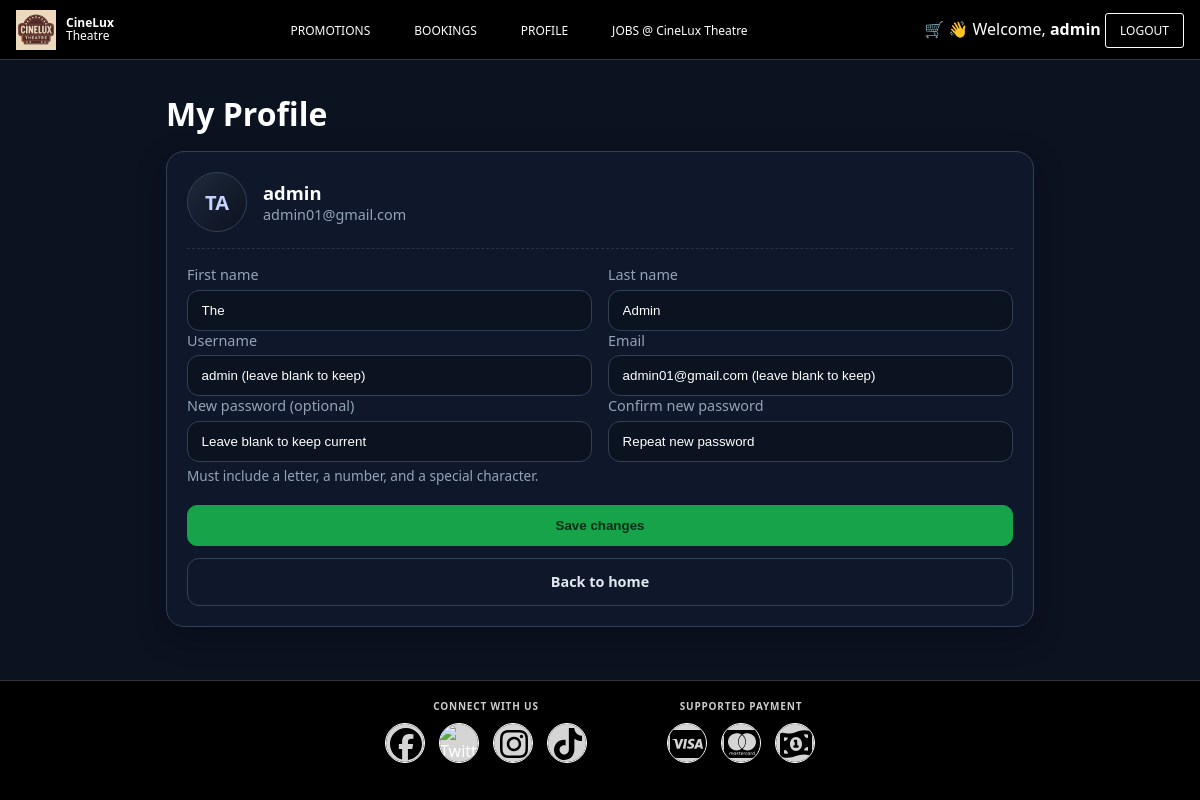
The app's page /profile.php (signed in) with its own data.
### tables this page shows
CREATE TABLE `users` (
  `UserID` int(10) UNSIGNED NOT NULL,
  `FirstName` char(40) DEFAULT NULL,
  `LastName` char(40) DEFAULT NULL,
  `Username` varchar(20) NOT NULL,
  `Email` varchar(40) NOT NULL,
  `UserPassword` varchar(40) NOT NULL,
  `isAdmin` tinyint(1) NOT NULL
);

### profile.php (the view, shortened to what this page needs)
<?php
include __DIR__ . '/dbconnect.php';
$userId = (int)$_SESSION['user_id'];
function e($s){ return htmlspecialchars((string)$s, ENT_QUOTES, 'UTF-8'); }
$me = ['FirstName'=>'','LastName'=>'','Username'=>'','Email'=>''];
if ($stmt = $dbcnx->prepare("SELECT FirstName, LastName, Username, Email FROM users WHERE UserID = ? LIMIT 1")) {
  $stmt->bind_param('i', $userId);
  $stmt->execute();
  $stmt->bind_result($me['FirstName'], $me['LastName'], $me['Username'], $me['Email']);
}
?>
<!DOCTYPE html>
<html lang="en">
<head>
  <link rel="stylesheet" href="styles.css"/>
</head>
<body>
  <header>
    <div id="wrapper">
      <div class="container header_bar">
        <a class="brand" href="index.php">
          <span class="brand_logo">
            <img src="./images/cinema_logo.png" alt="Cinema Logo" >
          </span>
          <span class="brand_text">
            <strong>CineLux</strong><br />
            <span>Theatre</span>
          </span>
        </a>
        <div id="main_nav">
          <nav>
            <ul>
              <li><a href="promotions.php">PROMOTIONS</a></li>
              <li><a href="bookings.php">BOOKINGS</a></li>
              <li><a href="profile.php">PROFILE</a></li>
              <li><a href="jobs.php">JOBS @ CineLux Theatre</a></li>
            </ul>
          </nav>
        </div>
        <div>
          <?php if (isset($_SESSION['sess_user'])): ?>
            <span class="welcome_text">
              <a href="cart.php" style="text-decoration: none;">
              🛒
              </a>
              👋 Welcome, <strong><?= e($_SESSION['sess_user']) ?></strong>
            </span>
            <a class="btn btn_ghost" href="logout.php">LOGOUT</a>
          <?php else: ?>
            <a class="btn btn_ghost" href="login-main.php">LOGIN</a>
          <?php endif; ?>
        </div>
      </div>
    </div>
  </header>
  <main>
    <div class="profile-wrap">
      <h1 class="page-title">My Profile</h1>
      <div class="card">
        <div class="card-header">
          <div class="avatar" aria-hidden="true">
            <?php
              $initials = strtoupper(substr($me['FirstName'] ?: $me['Username'],0,1).substr($me['LastName'] ?: '',0,1));
              echo e(trim($initials) ?: 'U');
            ?>
          </div>
          <div>
            <div style="font-size:1.15rem;font-weight:800;color:#fff;"><?= e($me['Username']) ?></div>
            <div class="subtle"><?= e($me['Email']) ?></div>
          </div>
        </div>
        <form method="post" novalidate>
          <div class="grid two">
            <div>
              <label for="first_name">First name</label>
              <input id="first_name" name="first_name" type="text" maxlength="40"
                     placeholder="<?= e($me['FirstName'] ?: 'Leave blank to keep') ?>">
            </div>
            <div>
              <label for="last_name">Last name</label>
              <input id="last_name" name="last_name" type="text" maxlength="40"
                     placeholder="<?= e($me['LastName'] ?: 'Leave blank to keep') ?>">
            </div>
          </div>
          <div class="grid two">
            <div>
              <label for="username">Username</label>
              <input id="username" name="username" type="text" maxlength="20"
                     placeholder="<?= e($me['Username']) ?> (leave blank to keep)">
            </div>
            <div>
              <label for="email">Email</label>
              <input id="email" name="email" type="email" maxlength="40"
                     placeholder="<?= e($me['Email']) ?> (leave blank to keep)">
            </div>
          </div>
          <div class="grid two">
            <div>
              <label for="password">New password (optional)</label>
              <input id="password" name="password" type="password" maxlength="40"
                     placeholder="Leave blank to keep current">
              <div class="hint">Must include a letter, a number, and a special character.</div>
            </div>
            <div>
              <label for="password_confirm">Confirm new password</label>
              <input id="password_confirm" name="password_confirm" type="password" maxlength="40"
                     placeholder="Repeat new password">
            </div>
          </div>
          <div class="actions">
            <button type="submit" class="btn-main">Save changes</button>
            <a class="btn-ghost" href="index.php">Back to home</a>
          </div>
        </form>
      </div>
    </div>
  </main>
<footer class="site_footer">
  <div class="container footer_panels">
    <div class="footer_panel left">
      <div class="panel_title">CONNECT WITH US</div>
<ul class="icon_list" aria-label="Social links">
  <li>
    <a class="icon_btn">
      <img src="./images/fb.svg" alt="Facebook" >
    </a>
  </li>
  <li>
    <a class="icon_btn" aria-label="Twitter / X">
      <img src="./images/x.svg" alt="Twitter | X">
    </a>
  </li>
  <li>
    <a class="icon_btn" aria-label="Instagram">
      <img src="./images/instagram.svg" alt="Instagram">
    </a>
  </li>
  <li>
    <a class="icon_btn" aria-label="TikTok">
      <img src="./images/tiktok.svg" alt="TikTok">
    </a>
  </li>
</ul>
    </div>
    <div class="footer_panel right">
      <div class="panel_title">SUPPORTED PAYMENT</div>
<ul class="icon_list" aria-label="Payment">
  <li>
    <a href="#" class="icon_btn">
      <img src="./images/visa.svg" alt="visa" >
    </a>
  </li>
  <li>
    <a href="#" class="icon_btn" aria-label="mastercard">
      <img src="./images/mastercard.svg" alt="mastercard">
    </a>
  </li>
  <li>
    <a href="#" class="icon_btn" aria-label="cash">
      <img src="./images/cash.svg" alt="cash">
    </a>
  </li>
</ul>
    </div>
  </div>
</footer>
</body>
</html>

### styles.css (style rules this page uses)
:root { --header-h: 60px; --footer-h: 120px; }
*, *::before, *::after { box-sizing: border-box; }
html, body { margin: 0; padding: 0; }
body { font-family: system-ui, -apple-system, Segoe UI, Roboto, Arial, sans-serif; color: #fff; background: #000; padding-top: var(--header-h); padding-bottom: var(--footer-h); }
.container { max-width: 1200px; padding-inline: 16px; margin-inline: auto; }
#wrapper { position: fixed; top: 0; left: 0; right: 0; height: var(--header-h); z-index: 1000; background: #000; border-bottom: 1px solid #333; }
.header_bar { display: grid; grid-template-columns: auto 1fr auto; align-items: center; gap: 16px; min-height: var(--header-h); }
.brand { display: grid; grid-template-columns: 40px auto; gap: 10px; align-items: center; color: inherit; text-decoration: none; }
.brand_logo { display: grid; place-items: center; width: 40px; height: 40px; }
.brand_logo img { height: 40px; width: auto; display: inline-block; vertical-align: middle; }
.brand_text { line-height: 1.05; font-size: 12px; }
#main_nav ul { list-style: none; display: flex; gap: 28px; padding: 0; margin: 0; justify-content: center; }
#main_nav a { display: inline-block; padding: 6px 8px; font-size: 12px; color: #fff; text-decoration: none; border-radius: 3px; }
.btn { font-size: 12px; border: 1px solid #fff; background: transparent; padding: 8px 14px; border-radius: 3px; cursor: pointer; text-decoration: none; color: #fff; }
.card { background: #111; border: 1px solid #333; }
.site_footer { position: fixed; bottom: 0; left: 0; right: 0; min-height: var(--footer-h); z-index: 1000; background: #000; border-top: 1px solid #333; padding: 18px 0 28px; color: #fff; }
.footer_panels { display: flex; justify-content: center; gap: 80px; text-align: center; align-items: flex-start; }
.footer_panel { display: flex; flex-direction: column; align-items: center; gap: 10px; }
.panel_title { font-size: 10px; letter-spacing: .08em; font-weight: 700; color: #ccc; }
.icon_list { list-style: none; display: flex; gap: 14px; padding: 0; margin: 0; }
.icon_btn { display: inline-grid; place-items: center; width: 40px; height: 40px; border: 1px solid #fff; border-radius: 50%; background: #111; text-decoration: none; color: #fff; overflow: hidden; transition: transform .15s ease, background .15s ease, color .15s ease; }
.icon_btn img { width: 40px; height: 40px; object-fit: contain; display: block; background-color: #d5d5d5; }
.btn { display: inline-block; text-decoration: none; font-weight: 500; transition: 0.2s ease; }
h1 { margin:0 0 1rem; font-size:1.5rem; font-weight:600; color:#0f172a; }
.btn-ghost { flex:1 1 auto; min-width:180px; cursor:pointer; appearance:none; background:transparent; color:#94a3b8; font-weight:500; font-size:.9rem; line-height:1.2; border:1px solid #334155; border-radius:10px; padding:.8rem 1rem; text-align:center; text-decoration:none; }
.actions { margin-top:2rem; grid-column:1 / span 2; display:flex; flex-wrap:wrap; gap:.75rem; align-items: stretch; }
.actions form, .actions a { flex:1 1 0; margin:0; }
.actions .btn-main { display:block; width:100%; padding:.75rem 1rem; border-radius:10px; text-align:center; font-weight:600; background-color: #16a34a; }
.btn-ghost { flex:1 1 auto; min-width:200px; cursor:pointer; appearance:none; background:transparent; color:#94a3b8; font-weight:500; font-size:.9rem; line-height:1.2; border:1px solid #334155; border-radius:10px; padding:.9rem 1rem; text-align:center; text-decoration:none; }

### records on screen
users: FirstName+LastName "TA", Username "admin", Email "admin01@gmail.com", first_name "The", last_name "Admin", username "admin (leave blank to keep)", email "admin01@gmail.com (leave blank to keep)"

### other values on screen
$_SESSION['sess_user'] "admin"
